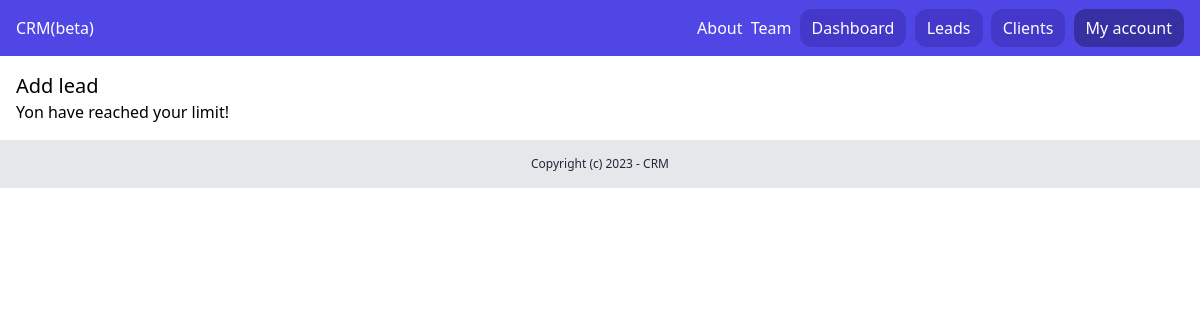
Before: /dashboard/leads/add-lead/ (signed in) with the older database file.
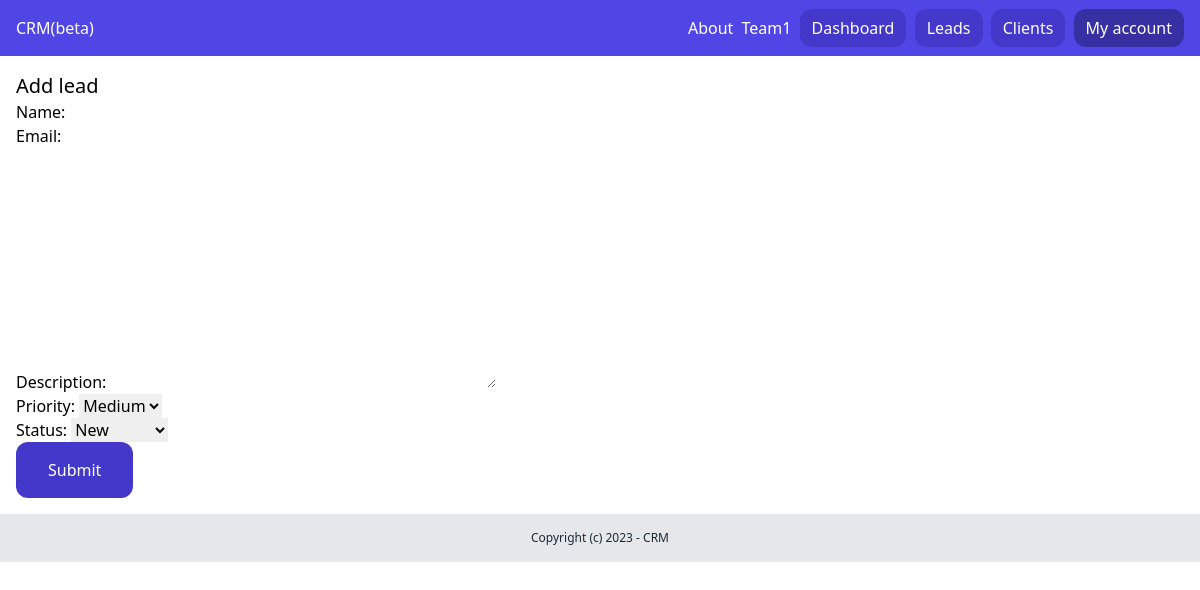
After: the same page with the newer database file.
### team/models.py (models this page shows, shortened)
class Team(models.Model):
    plan = models.ForeignKey(Plan, related_name='teams', blank=True, null=True,
                             on_delete=models.CASCADE)
    name = models.CharField(max_length=100)
    members = models.ManyToManyField(User, related_name='teams')
    created_by = models.ForeignKey(
        User, related_name='created_teams', on_delete=models.CASCADE)
    created_at = models.DateTimeField(auto_now=True)

### lead/views.py (the view, shortened to what this page needs)
# urls.py: path('add-lead/', LeadCreateView.as_view(), name='add_lead'),
class LeadCreateView(LoginRequiredMixin, CreateView):
    model = Lead
    template_name = 'lead/add_lead.html'
    fields = ('name', 'email', 'description', 'priority', 'status', )
    success_url = reverse_lazy('lead:leads_list')
    def get_context_data(self, **kwargs):
        context = super().get_context_data(**kwargs)
        team = self.request.user.userprofile.active_team
        context['team'] = team
        context['title'] = 'Add lead'
        return context

### team/context_proceessors.py (called while the page is built)
def active_team(request):
    if request.user.is_authenticated:
        if request.user.userprofile.active_team:
            active_team = request.user.userprofile.active_team
        else:
            active_team = Team.objects.filter(created_by=request.user)[0]
    else:
        active_team = None
    return {'active_team': active_team}

### lead/templates/lead/add_lead.html
{% extends 'core_app/base.html' %} {% block title %} {{ title }} {% endblock %} {%block content %}
<div class="py-4 px-4">
  <h1 class="text-xl">{{ title }}</h1>
  {% if team.plan.max_leads > team.leads.all|length %}
  <form method="POST" action=".">
    {% csrf_token %} {{ form.as_p }}
    <button class="py-4 px-8 bg-indigo-700 text-white rounded-xl">Submit</button>
  </form>
  {% else %}
  <p>Yon have reached your limit!</p>
  {% endif %}
</div>
{% endblock %}

### core_app/templates/core_app/partials/nav.html
<nav class="py-4 px-4 flex justify-between bg-indigo-600">
  <a href="/" class="text-white">CRM(beta)</a>
  <div class="space-x-1">
    <a href="{% url 'core_app:about' %}" class="text-white">About</a>
    {% if request.user.is_authenticated %}
    <a href="{% url 'team:detail' active_team.id %}" class="text-white"> {{ active_team.name }} </a>
    <a href="{% url 'dashboard:dashboard' %}" class="py-2 px-3 bg-indigo-700 rounded-xl text-white">Dashboard</a>
    <a href="{% url 'lead:leads_list' %}" class="py-2 px-3 bg-indigo-700 rounded-xl text-white">Leads</a>
    <a href="{% url 'client_app:clients_list' %}" class="py-2 px-3 bg-indigo-700 rounded-xl text-white">Clients</a>
    <a href="{% url 'acount' %}" class="py-2 px-3 bg-indigo-800 rounded-xl text-white">My account</a>
    {% else %}
    <a href="{% url 'userprofile:login' %}" class="py-2 px-3 bg-indigo-700 rounded-xl text-white">Log in</a>
    <a href="{% url 'userprofile:signup' %}" class="py-2 px-3 bg-indigo-700 rounded-xl text-white">Sign up</a>
    {% endif %}
  </div>
</nav>

Changed rows visible on the page:
changed Team: name "Team" → "Team1"
Other visible differences:
form field priority: (not shown) → "Medium"
form field status: (not shown) → "New"
text no longer shown: "Yon have reached your limit!"
text now shown: "Name: Email: Description: Priority: Status: Submit"
